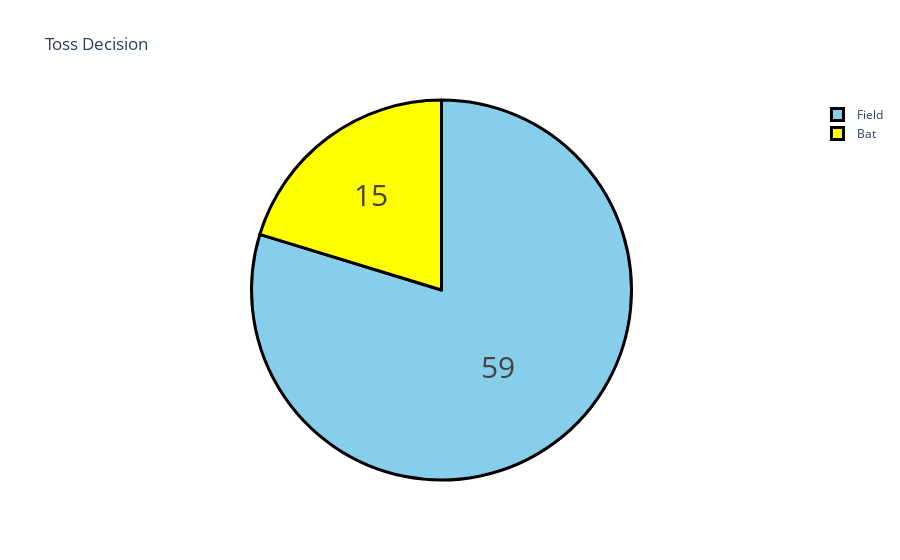

The cell this chart's notebook holds for it:
### Code cell
toss = data["toss_decision"].value_counts()
label = toss.index
counts = toss.values
colors = ['skyblue','yellow']

fig = go.Figure(data=[go.Pie(labels=label, values=counts)])
fig.update_layout(title_text='Toss Decision')
fig.update_traces(hoverinfo='label+percent', 
                  textinfo='value', textfont_size=30,
                  marker=dict(colors=colors, 
                              line=dict(color='black', width=3)))
fig.show()

### Figure 1 — Plotly figure (JSON) as saved in the notebook; plotly's stock layout.template omitted (floating-point values rounded to 4 significant figures)
{"data": [{"hoverinfo": "label+percent", "labels": ["Field", "Bat"], "marker": {"colors": ["skyblue", "yellow"], "line": {"color": "black", "width": 3}}, "textfont": {"size": 30}, "textinfo": "value", "type": "pie", "values": [59, 15]}], "layout": {"title": {"text": "Toss Decision"}}}
